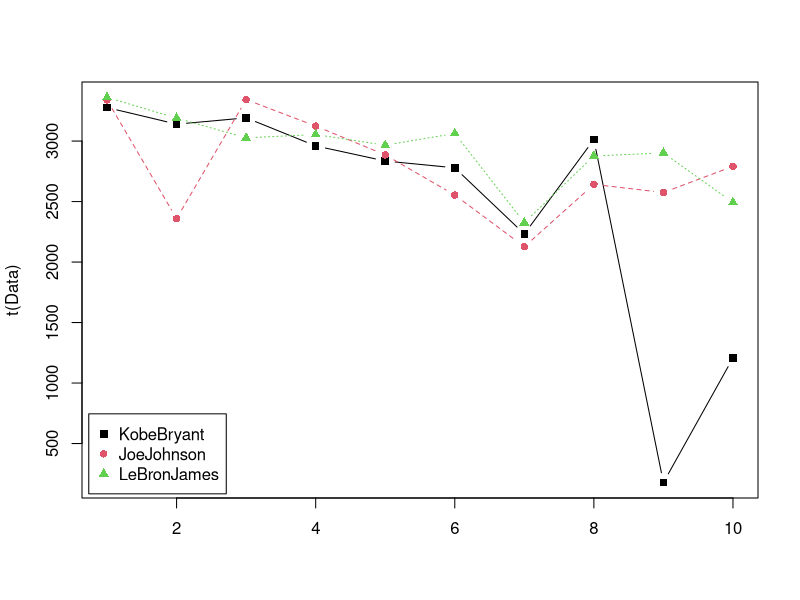

Source code (R):
## ---- chunk 1
# Data ----

#Seasons
Seasons <- c("2005","2006","2007","2008","2009","2010","2011","2012","2013","2014")

#Players
Players <- c("KobeBryant","JoeJohnson","LeBronJames","CarmeloAnthony","DwightHoward","ChrisBosh","ChrisPaul","KevinDurant","DerrickRose","DwayneWade")

#Minutes Played
KobeBryant_MP <- c(3277,3140,3192,2960,2835,2779,2232,3013,177,1207)
JoeJohnson_MP <- c(3340,2359,3343,3124,2886,2554,2127,2642,2575,2791)
LeBronJames_MP <- c(3361,3190,3027,3054,2966,3063,2326,2877,2902,2493)
CarmeloAnthony_MP <- c(2941,2486,2806,2277,2634,2751,1876,2482,2982,1428)
DwightHoward_MP <- c(3021,3023,3088,2821,2843,2935,2070,2722,2396,1223)
ChrisBosh_MP <- c(2751,2658,2425,2928,2526,2795,2007,2454,2531,1556)
ChrisPaul_MP <- c(2808,2353,3006,3002,1712,2880,2181,2335,2171,2857)
KevinDurant_MP <- c(1255,1255,2768,2885,3239,3038,2546,3119,3122,913)
DerrickRose_MP <- c(1168,1168,1168,3000,2871,3026,1375,0,311,1530)
DwayneWade_MP <- c(2892,1931,1954,3048,2792,2823,1625,2391,1775,1971)
#Matrix
MinutesPlayed <- rbind(KobeBryant_MP, JoeJohnson_MP, LeBronJames_MP, CarmeloAnthony_MP, DwightHoward_MP, ChrisBosh_MP, ChrisPaul_MP, KevinDurant_MP, DerrickRose_MP, DwayneWade_MP)
rm(KobeBryant_MP, JoeJohnson_MP, CarmeloAnthony_MP, DwightHoward_MP, ChrisBosh_MP, LeBronJames_MP, ChrisPaul_MP, DerrickRose_MP, DwayneWade_MP, KevinDurant_MP)
colnames(MinutesPlayed) <- Seasons
rownames(MinutesPlayed) <- Players

# Vizualizing Subsets ----


Data <- MinutesPlayed[1:3,]

matplot(t(Data), type="b", pch=15:18, col=c(1:4,6))
legend("bottomleft", inset=0.01, legend=Players[1:3],col=c(1:4,6),pch=15:18, horiz=F)   

